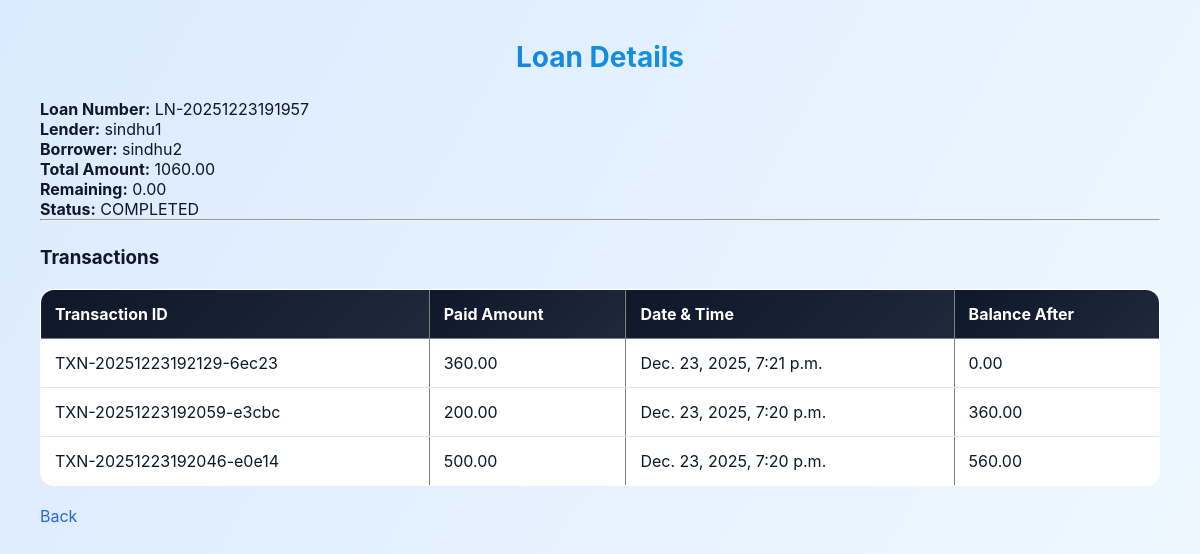
The app's page /loan/LN-20251223191957/ (signed in) with its own data.
### loanapp/models.py (models this page shows, shortened)
class Loan(models.Model):
    loan_number = models.CharField(max_length=50, unique=True)
    lender = models.ForeignKey(
        AppUser,
        on_delete=models.CASCADE,
        related_name='loans_given'
    )
    borrower = models.ForeignKey(
        AppUser,
        on_delete=models.CASCADE,
        related_name='loans_taken'
    )
    principal_amount = models.DecimalField(max_digits=12, decimal_places=2)
    monthly_interest_rate = models.DecimalField(max_digits=5, decimal_places=2)
    loan_months = models.PositiveIntegerField()
    total_interest = models.DecimalField(max_digits=12, decimal_places=2)
    total_amount = models.DecimalField(max_digits=12, decimal_places=2)
    monthly_amount = models.DecimalField(max_digits=12, decimal_places=2)
    remaining_amount = models.DecimalField(max_digits=12, decimal_places=2)
    status = models.CharField(
        max_length=20,
        choices=[('ACTIVE', 'ACTIVE'), ('COMPLETED', 'COMPLETED')],
        default='ACTIVE'
    )
    loan_created_datetime = models.DateTimeField(auto_now_add=True)

class AppUser(models.Model):
    user_id = models.CharField(max_length=50, unique=True)
    first_name = models.CharField(max_length=100)
    last_name = models.CharField(max_length=100)
    email = models.EmailField(unique=True)
    phone = models.CharField(max_length=15)
    password = models.CharField(max_length=255)  # store hashed password
    created_at = models.DateTimeField(auto_now_add=True)

class Transaction(models.Model):
    transaction_id = models.CharField(max_length=60, unique=True)
    loan = models.ForeignKey(
        Loan,
        on_delete=models.CASCADE,
        related_name='transactions'
    )
    paid_amount = models.DecimalField(max_digits=12, decimal_places=2)
    balance_after = models.DecimalField(max_digits=12, decimal_places=2)
    transaction_datetime = models.DateTimeField(auto_now_add=True)

### loanapp/views.py (the view)
    def wrapper(request, *args, **kwargs):
        if not request.session.get('user_id'):
            return redirect('login')
        return view_func(request, *args, **kwargs)

### loanapp/views.py (called while the page is built)
def get_logged_in_user(request):
    user_id = request.session.get('user_id')
    if not user_id:
        return None
    return AppUser.objects.filter(user_id=user_id).first()

def login_required_custom(view_func):
    def wrapper(request, *args, **kwargs):
        if not request.session.get('user_id'):
            return redirect('login')
        return view_func(request, *args, **kwargs)
    return wrapper

@login_required_custom
def view_loan(request, loan_number):
    user = get_logged_in_user(request)
    loan = get_object_or_404(
        Loan,
        loan_number=loan_number
    )
    if user not in [loan.lender, loan.borrower]:
        messages.error(request, "Access denied")
        return redirect('dashboard')
    transactions = loan.transactions.all().order_by('-transaction_datetime')
    total_paid = transactions.aggregate(
        total=Sum('paid_amount')
    )['total'] or 0
    return render(request, 'view_loan.html', {
        'loan': loan,
        'transactions': transactions,
        'total_paid': total_paid
    })

### loanapp/templates/view_loan.html (shortened to what this page needs)
{% load static %}
<link rel="stylesheet" href="{% static 'css/style.css' %}">
<!DOCTYPE html>
<html>
<head>
</head>
<body>
<h2>Loan Details</h2>
<p><b>Loan Number:</b> {{ loan.loan_number }}</p>
<p><b>Lender:</b> {{ loan.lender.user_id }}</p>
<p><b>Borrower:</b> {{ loan.borrower.user_id }}</p>
<p><b>Total Amount:</b> {{ loan.total_amount }}</p>
<p><b>Remaining:</b> {{ loan.remaining_amount }}</p>
<p><b>Status:</b> {{ loan.status }}</p>
<hr>
<h3>Transactions</h3>
<table border="1" cellpadding="5">
    <tr>
        <th>Transaction ID</th>
        <th>Paid Amount</th>
        <th>Date & Time</th>
        <th>Balance After</th>
    </tr>
    {% for t in transactions %}
    <tr>
        <td>{{ t.transaction_id }}</td>
        <td>{{ t.paid_amount }}</td>
        <td>{{ t.transaction_datetime }}</td>
        <td>{{ t.balance_after }}</td>
    </tr>
    {% empty %}
    <tr><td colspan="4">No transactions yet</td></tr>
    {% endfor %}
</table>
<br>
<a href="{% url 'dashboard' %}">Back</a>
</body>
</html>

### loanapp/static/css/style.css (style rules this page uses)
:root { --primary: #2563eb; --secondary: #06b6d4; --success: #22c55e; --danger: #ef4444; --dark: #0f172a; --light: #f8fafc; --glass: rgba(255, 255, 255, 0.85); }
* { margin: 0; padding: 0; box-sizing: border-box; font-family: "Inter", "Segoe UI", sans-serif; }
body { background: linear-gradient(120deg, #dbeafe, #f0f9ff); min-height: 100vh; padding: 40px; color: var(--dark); }
h2 { text-align: center; font-size: 28px; margin-bottom: 25px; background: linear-gradient(to right, var(--primary), var(--secondary)); -webkit-background-clip: text; -webkit-text-fill-color: transparent; }
h3 { margin: 25px 0 15px; color: var(--dark); }
a { color: var(--primary); text-decoration: none; transition: 0.3s; }
table { width: 100%; border-collapse: collapse; margin-top: 20px; border-radius: 14px; overflow: hidden; background: white; }
th { background: linear-gradient(135deg, var(--dark), #1e293b); color: white; padding: 14px; text-align: left; }
td { padding: 14px; border-bottom: 1px solid #e5e7eb; }
tr { transition: all 0.25s ease; }

### records on screen
Loan: loan_number "LN-20251223191957", lender.user_id "sindhu1", borrower.user_id "sindhu2", total_amount "1060.00", remaining_amount "0.00", status "COMPLETED"
Transaction: transaction_id "TXN-20251223192129-6ec23", paid_amount "360.00", transaction_datetime "Dec. 23, 2025, 7:21 p.m.", balance_after "0.00"
Transaction: transaction_id "TXN-20251223192059-e3cbc", paid_amount "200.00", transaction_datetime "Dec. 23, 2025, 7:20 p.m.", balance_after "360.00"
Transaction: transaction_id "TXN-20251223192046-e0e14", paid_amount "500.00", transaction_datetime "Dec. 23, 2025, 7:20 p.m.", balance_after "560.00"
